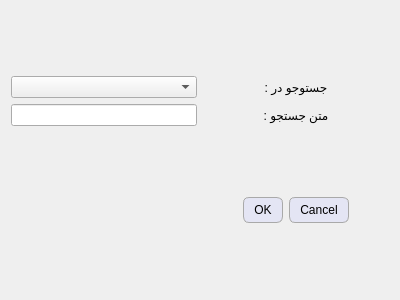
<?xml version="1.0" encoding="UTF-8"?>
<ui version="4.0">
 <class>SearchForm</class>
 <widget class="QWidget" name="SearchForm">
  <property name="geometry">
   <rect>
    <x>0</x>
    <y>0</y>
    <width>400</width>
    <height>300</height>
   </rect>
  </property>
  <property name="windowTitle">
   <string>Form</string>
  </property>
  <property name="styleSheet">
   <string notr="true">QPushButton {
    background-color: rgb(228, 229, 244); /* Light gray background */
    border: 1px solid #a9a9a9; /* Darker gray border for a 3D effect */
    border-radius: 6px; /* Rounded corners */
    padding: 5px 10px; /* Padding for a button-like appearance */
    color: black; /* Text color */
    
    /* Subtle gradient for a shiny effect */
    background: qlineargradient(spread:pad, x1:0, y1:0, x2:0, y2:1, 
                                stop:0 #f0f0f0, stop:1 #d3d3d3);
}

QPushButton:hover {
    background-color: #e6e6e6; /* Change to a lighter shade on hover */
    border-color: #b0b0b0; /* Change border color on hover */
}

QPushButton:pressed {
    background-color: #bfbfbf; /* Darker gray when pressed */
    border-color: #808080; /* Slightly darker border when pressed */
}


QWidget {font: 12pt &quot;Segoe UI&quot;;}</string>
  </property>
  <layout class="QVBoxLayout" name="verticalLayout">
   <item>
    <layout class="QHBoxLayout" name="horizontalLayout">
     <item>
      <layout class="QGridLayout" name="gridLayout">
       <item row="2" column="1">
        <widget class="QLabel" name="label_2">
         <property name="text">
          <string>متن جستجو :</string>
         </property>
         <property name="alignment">
          <set>Qt::AlignmentFlag::AlignCenter</set>
         </property>
        </widget>
       </item>
       <item row="1" column="1">
        <widget class="QLabel" name="label">
         <property name="text">
          <string>جستوجو در :</string>
         </property>
         <property name="alignment">
          <set>Qt::AlignmentFlag::AlignCenter</set>
         </property>
        </widget>
       </item>
       <item row="2" column="0">
        <widget class="QLineEdit" name="lineEdit">
         <property name="sizePolicy">
          <sizepolicy hsizetype="Preferred" vsizetype="Fixed">
           <horstretch>0</horstretch>
           <verstretch>0</verstretch>
          </sizepolicy>
         </property>
        </widget>
       </item>
       <item row="1" column="0">
        <widget class="QComboBox" name="comboBox"/>
       </item>
      </layout>
     </item>
    </layout>
   </item>
   <item>
    <layout class="QHBoxLayout" name="horizontalLayout_2">
     <item>
      <spacer name="horizontalSpacer_5">
       <property name="orientation">
        <enum>Qt::Orientation::Horizontal</enum>
       </property>
       <property name="sizeHint" stdset="0">
        <size>
         <width>40</width>
         <height>20</height>
        </size>
       </property>
      </spacer>
     </item>
     <item>
      <widget class="QDialogButtonBox" name="buttonBox">
       <property name="standardButtons">
        <set>QDialogButtonBox::StandardButton::Cancel|QDialogButtonBox::StandardButton::Ok</set>
       </property>
      </widget>
     </item>
     <item>
      <spacer name="horizontalSpacer_4">
       <property name="orientation">
        <enum>Qt::Orientation::Horizontal</enum>
       </property>
       <property name="sizeType">
        <enum>QSizePolicy::Policy::Fixed</enum>
       </property>
       <property name="sizeHint" stdset="0">
        <size>
         <width>40</width>
         <height>20</height>
        </size>
       </property>
      </spacer>
     </item>
    </layout>
   </item>
  </layout>
 </widget>
 <resources/>
 <connections/>
</ui>
